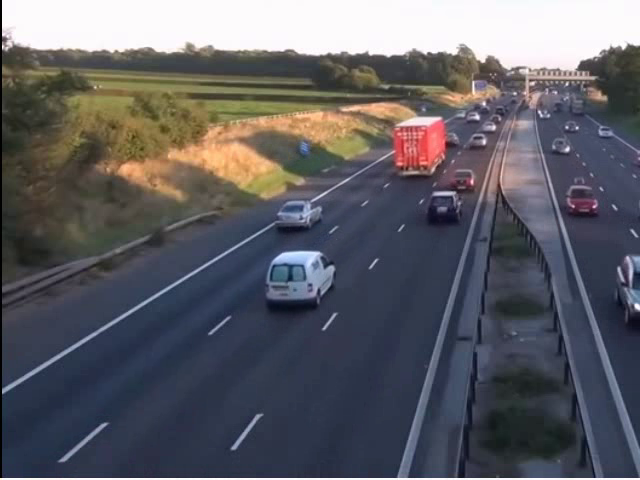
#> input picture frame 45 of data/sample_video/wrongway_test_clip.mp4, 640 x 480 px, given in place of demo_traffic.mp4, which was not available
$ python calibrate.py
#> lines starting #> are read from the running program, lines starting #| are printed output that depends on the picture; after the words box and inside, x2 and y2 are one past the last pixel; in counts of white or black regions, pixels touching at a corner belong together; pictures that were not available may be replaced by others from this repository, and a replacement may not be noted
#!/usr/bin/env python3
"""
Calibration helper.

Every site's camera angle is different, so the lane polygons / counting
lines / violation zones in config/config.yaml need to be re-drawn per
deployment. This script grabs one frame from your source, saves it as an
image with a pixel grid overlaid, so you can read off coordinates by eye
and paste them into config.yaml.

Usage:
    python -m scripts.calibrate --source data/sample_video/demo_traffic.mp4
    python -m scripts.calibrate --source 0        # USB webcam
"""
from __future__ import annotations

import argparse
import sys
from pathlib import Path

import cv2

sys.path.insert(0, str(Path(__file__).resolve().parent.parent))


def main():
    ap = argparse.ArgumentParser()
    ap.add_argument("--source", default="data/sample_video/demo_traffic.mp4")
    ap.add_argument("--out", default="outputs/calibration_frame.jpg")
    ap.add_argument("--grid-step", type=int, default=100)
    args = ap.parse_args()

    src = int(args.source) if str(args.source).isdigit() else args.source
    cap = cv2.VideoCapture(src)
    ok, frame = cap.read()
#> frame is the input picture: shape (480, 640, 3); mean B, G, R 101.1, 94.7, 95
    cap.release()
    if not ok:
        print(f"Could not read a frame from source: {args.source}")
        return

    h, w = frame.shape[:2]
#> h = 480; w = 640
    for x in range(0, w, args.grid_step):
        cv2.line(frame, (x, 0), (x, h), (60, 60, 60), 1)
        cv2.putText(frame, str(x), (x + 3, 15), cv2.FONT_HERSHEY_SIMPLEX, 0.4, (0, 255, 255), 1)
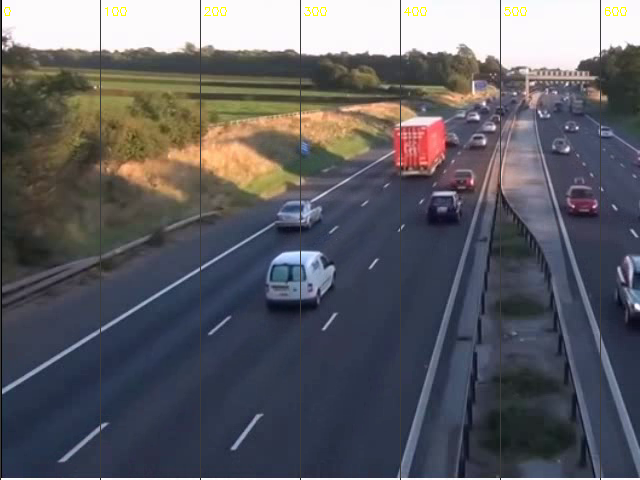
#> frame: shape (480, 640, 3); 1.23% of pixels changed, all inside (x1, y1, x2, y2) = (0, 0, 627, 480)
    for y in range(0, h, args.grid_step):
        cv2.line(frame, (0, y), (w, y), (60, 60, 60), 1)
        cv2.putText(frame, str(y), (3, y + 15), cv2.FONT_HERSHEY_SIMPLEX, 0.4, (0, 255, 255), 1)
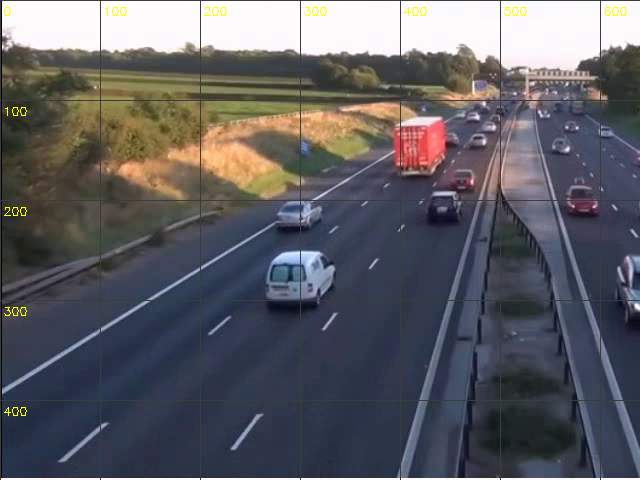
#> frame: shape (480, 640, 3); 1.12% of pixels changed, all inside (x1, y1, x2, y2) = (1, 0, 640, 416)

    Path(args.out).parent.mkdir(parents=True, exist_ok=True)
    cv2.imwrite(args.out, frame)
    print(f"Frame size: {w}x{h}")
#| Frame size: 640x480
    print(f"Saved calibration frame with a {args.grid_step}px grid to: {args.out}")
    print("Open it and read off pixel coordinates for your lanes / counting lines / violation zones,")
    print("then paste them into config/config.yaml.")


if __name__ == "__main__":
    main()

$ run again, starting later in the video
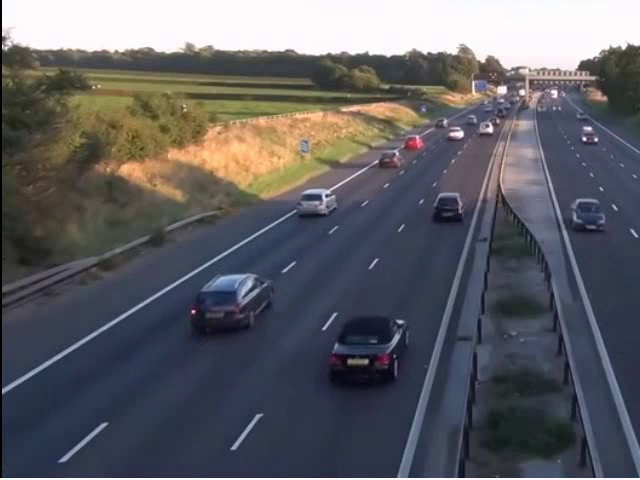
#> input picture frame 202 of data/sample_video/wrongway_test_clip.mp4, 640 x 480 px, given in place of demo_traffic.mp4, which was not available
#> in main, frame is the input picture: shape (480, 640, 3); mean B, G, R 100.9, 95.2, 95
#> after the loop in main, `for x in range(0, w, args.grid_step):`:
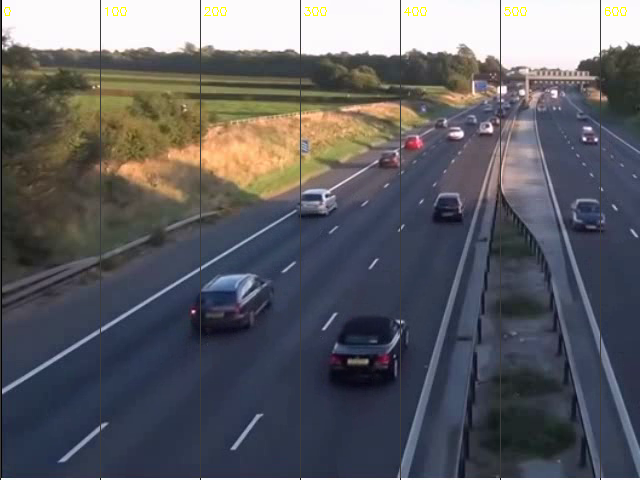
#> frame: shape (480, 640, 3); 1.23% of pixels changed, all inside (x1, y1, x2, y2) = (0, 0, 627, 480)
#> after the loop in main, `for y in range(0, h, args.grid_step):`:
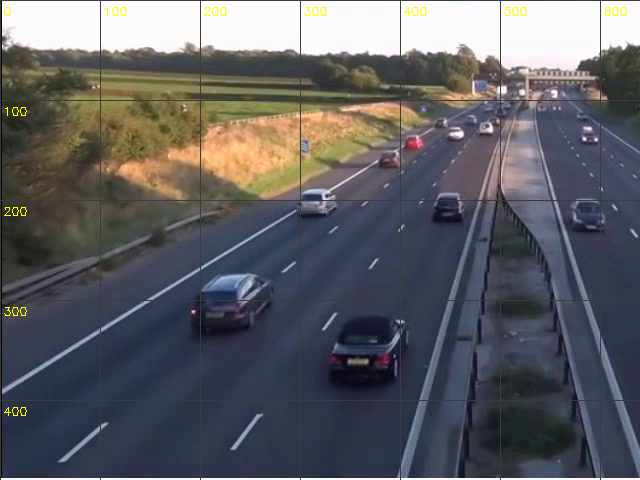
#> frame: shape (480, 640, 3); 1.12% of pixels changed, all inside (x1, y1, x2, y2) = (1, 0, 640, 416)
#| Frame size: 640x480

$ run again, starting later in the video
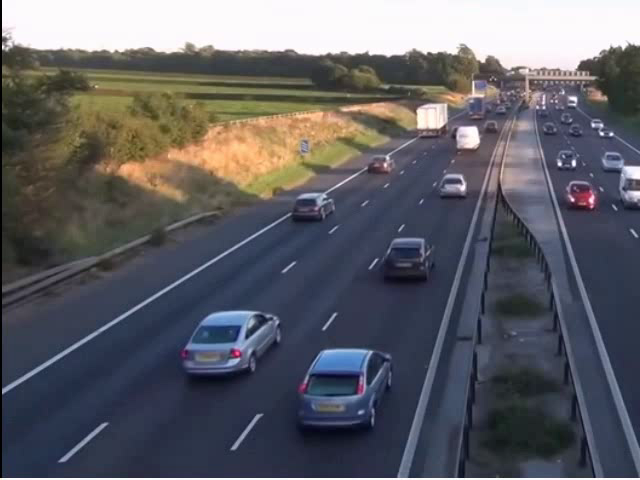
#> input picture frame 360 of data/sample_video/wrongway_test_clip.mp4, 640 x 480 px, given in place of demo_traffic.mp4, which was not available
#> in main, frame is the input picture: shape (480, 640, 3); mean B, G, R 102.2, 95.6, 95.3
#> after the loop in main, `for x in range(0, w, args.grid_step):`:
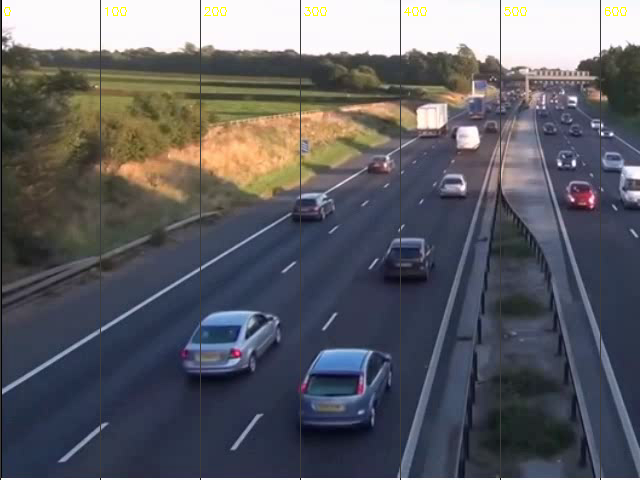
#> frame: shape (480, 640, 3); 1.23% of pixels changed, all inside (x1, y1, x2, y2) = (0, 0, 627, 480)
#> after the loop in main, `for y in range(0, h, args.grid_step):`:
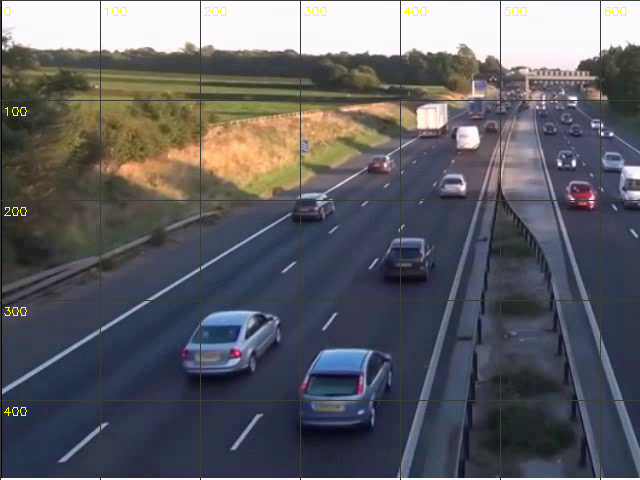
#> frame: shape (480, 640, 3); 1.12% of pixels changed, all inside (x1, y1, x2, y2) = (1, 0, 640, 416)
#| Frame size: 640x480
